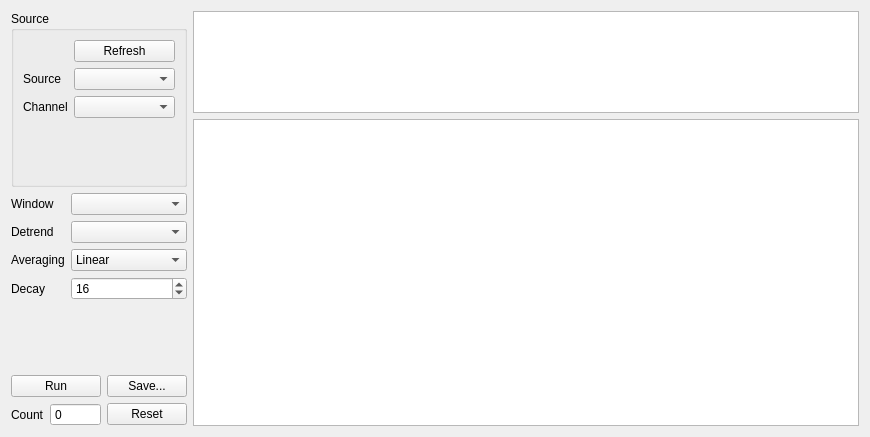
<?xml version="1.0" encoding="UTF-8"?>
<ui version="4.0">
 <class>Form</class>
 <widget class="QWidget" name="Form">
  <property name="geometry">
   <rect>
    <x>0</x>
    <y>0</y>
    <width>870</width>
    <height>437</height>
   </rect>
  </property>
  <property name="windowTitle">
   <string>Form</string>
  </property>
  <layout class="QHBoxLayout" name="horizontalLayout_3">
   <item>
    <layout class="QHBoxLayout" name="horizontalLayout_2">
     <item>
      <layout class="QVBoxLayout" name="verticalLayout_2">
       <item>
        <widget class="QGroupBox" name="groupBox">
         <property name="enabled">
          <bool>true</bool>
         </property>
         <property name="title">
          <string>Source</string>
         </property>
         <layout class="QHBoxLayout" name="horizontalLayout">
          <item>
           <layout class="QFormLayout" name="formLayout">
            <item row="1" column="0">
             <widget class="QLabel" name="label">
              <property name="text">
               <string>Source</string>
              </property>
             </widget>
            </item>
            <item row="1" column="1">
             <widget class="QComboBox" name="sourceCombo">
              <property name="sizePolicy">
               <sizepolicy hsizetype="Preferred" vsizetype="Fixed">
                <horstretch>1</horstretch>
                <verstretch>0</verstretch>
               </sizepolicy>
              </property>
             </widget>
            </item>
            <item row="2" column="0">
             <widget class="QLabel" name="label_2">
              <property name="text">
               <string>Channel</string>
              </property>
             </widget>
            </item>
            <item row="2" column="1">
             <widget class="QComboBox" name="channelCombo"/>
            </item>
            <item row="0" column="1">
             <widget class="QPushButton" name="pushButton_2">
              <property name="text">
               <string>Refresh</string>
              </property>
             </widget>
            </item>
           </layout>
          </item>
         </layout>
        </widget>
       </item>
       <item>
        <layout class="QFormLayout" name="formLayout_2">
         <item row="0" column="0">
          <widget class="QLabel" name="label_3">
           <property name="text">
            <string>Window</string>
           </property>
          </widget>
         </item>
         <item row="0" column="1">
          <widget class="QComboBox" name="windowCombo"/>
         </item>
         <item row="2" column="0">
          <widget class="QLabel" name="label_4">
           <property name="text">
            <string>Averaging</string>
           </property>
          </widget>
         </item>
         <item row="2" column="1">
          <widget class="QComboBox" name="averagingCombo">
           <item>
            <property name="text">
             <string>Linear</string>
            </property>
           </item>
           <item>
            <property name="text">
             <string>Exponential</string>
            </property>
           </item>
          </widget>
         </item>
         <item row="1" column="0">
          <widget class="QLabel" name="label_5">
           <property name="text">
            <string>Detrend</string>
           </property>
          </widget>
         </item>
         <item row="1" column="1">
          <widget class="QComboBox" name="detrendCombo"/>
         </item>
         <item row="3" column="1">
          <widget class="QSpinBox" name="decaySb">
           <property name="minimum">
            <number>1</number>
           </property>
           <property name="maximum">
            <number>128</number>
           </property>
           <property name="value">
            <number>16</number>
           </property>
          </widget>
         </item>
         <item row="3" column="0">
          <widget class="QLabel" name="label_6">
           <property name="text">
            <string>Decay</string>
           </property>
          </widget>
         </item>
        </layout>
       </item>
       <item>
        <layout class="QGridLayout" name="gridLayout">
         <item row="1" column="2">
          <widget class="QPushButton" name="resetPb">
           <property name="text">
            <string>Reset</string>
           </property>
          </widget>
         </item>
         <item row="1" column="1">
          <widget class="QSpinBox" name="countSb">
           <property name="readOnly">
            <bool>true</bool>
           </property>
           <property name="buttonSymbols">
            <enum>QAbstractSpinBox::NoButtons</enum>
           </property>
           <property name="maximum">
            <number>10000000</number>
           </property>
          </widget>
         </item>
         <item row="0" column="0" colspan="2">
          <widget class="QPushButton" name="runPb">
           <property name="text">
            <string>Run</string>
           </property>
          </widget>
         </item>
         <item row="1" column="0">
          <widget class="QLabel" name="label_10">
           <property name="text">
            <string>Count</string>
           </property>
          </widget>
         </item>
         <item row="0" column="2">
          <widget class="QPushButton" name="savePb">
           <property name="text">
            <string>Save...</string>
           </property>
          </widget>
         </item>
        </layout>
       </item>
      </layout>
     </item>
     <item>
      <layout class="QVBoxLayout" name="verticalLayout">
       <item>
        <widget class="PlotWidget" name="waveformPlot">
         <property name="sizePolicy">
          <sizepolicy hsizetype="Expanding" vsizetype="Expanding">
           <horstretch>3</horstretch>
           <verstretch>1</verstretch>
          </sizepolicy>
         </property>
        </widget>
       </item>
       <item>
        <widget class="PlotWidget" name="spectrumPlot">
         <property name="sizePolicy">
          <sizepolicy hsizetype="Expanding" vsizetype="Expanding">
           <horstretch>3</horstretch>
           <verstretch>3</verstretch>
          </sizepolicy>
         </property>
        </widget>
       </item>
      </layout>
     </item>
    </layout>
   </item>
  </layout>
 </widget>
 <customwidgets>
  <customwidget>
   <class>PlotWidget</class>
   <extends>QGraphicsView</extends>
   <header>pyqtgraph</header>
  </customwidget>
 </customwidgets>
 <resources/>
 <connections/>
</ui>
